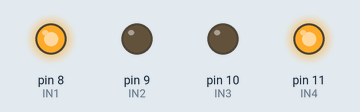
Simulated run of this sketch. Board: Arduino Uno, built with avr-gcc and run on an emulated ATmega328P. Parts: output pins drawn as LEDs (lit = HIGH).

Above: at 0.15 s.
At 4.65 s:
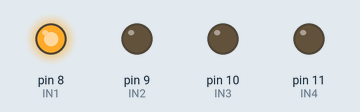
At 10.06 s:
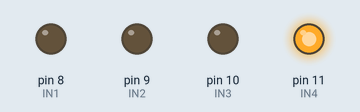
At 19.97 s:
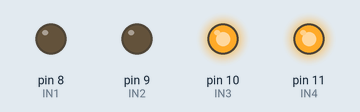
At 29.88 s:
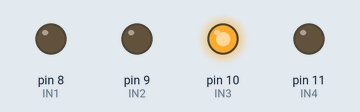
At 39.79 s:
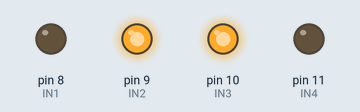
Timing chart, 0 to 40.1 s (numbered marks = the images above):
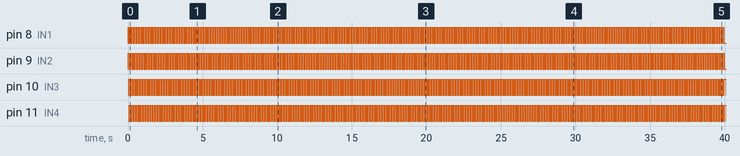

Measured:
- by itself, pin 8 (IN1), pin 9 (IN2), pin 10 (IN3), pin 11 (IN4): alternates HIGH for 0.06 s and LOW for 0.10 s
- by itself, everything shown: repeats every 2.4 s, in 8 steps

The sketch:

practica_12.4.ino
```cpp
//defineixo els pins a usar
int IN1 = 8;
int IN2 = 9;
int IN3 = 10;
int IN4 = 11;
int demora = 20; //la pausa entre passos, no pot ser inferior a 10 ms

//declarem la seqüència per array bidimensional
int paso[8][4]={
  {1,0,0,0},
  {1,1,0,0},
  {0,1,0,0},
  {0,1,1,0},
  {0,0,1,0},
  {0,0,1,1},
  {0,0,0,1},
  {1,0,0,1}
};

void setup() {
  pinMode(IN1,OUTPUT);
  pinMode(IN2,OUTPUT);
  pinMode(IN3,OUTPUT);
  pinMode(IN4,OUTPUT);
  Serial.begin(9600);
}

void loop() {
  /**
   * un cicle 8 passos
   * un gir requereix 8 cicles
   * un gir requereix 64 voltes (reducció 1:64)
   * 8*8*64=4096 pasos per a una sola revolució
   * 512*8=4096 passos el for serà de 512
   */
  for(int i=0; i<512; i++){
    for(int i=0; i<8; i++){
      digitalWrite(IN1, paso[i][0]);
      digitalWrite(IN2, paso[i][1]);
      digitalWrite(IN3, paso[i][2]);
      digitalWrite(IN4, paso[i][3]);
      delay(demora);
    }
  }

  //aturem tot 5 segons abans de repetir la volta
  digitalWrite(IN1, LOW);
  digitalWrite(IN2, LOW);
  digitalWrite(IN3, LOW);
  digitalWrite(IN4, LOW);
  delay(5000);
}
```
